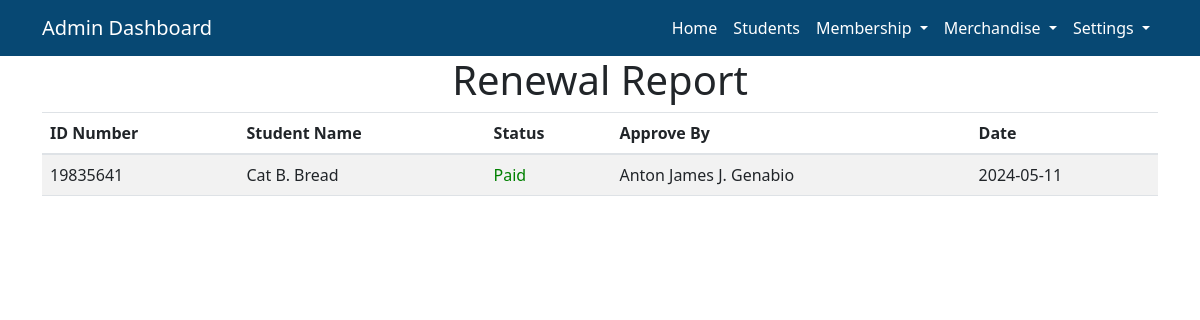
The app's page /Admin/AdminRenewalReport.php (signed in) with its own data.
### tables this page shows
CREATE TABLE `renewal` (
  `renewal_id` int(11) NOT NULL,
  `id_number` int(11) NOT NULL,
  `status` varchar(20) NOT NULL,
  `admin_name` varchar(50) NOT NULL,
  `renewal_date` varchar(10) NOT NULL
);

CREATE TABLE `students` (
  `id_number` int(10) NOT NULL,
  `rfid` varchar(20) NOT NULL,
  `first_name` varchar(20) NOT NULL,
  `middle_name` varchar(20) NOT NULL,
  `last_name` varchar(20) NOT NULL,
  `email` varchar(50) NOT NULL,
  `course` varchar(5) NOT NULL,
  `year` int(11) NOT NULL,
  `password` varchar(150) NOT NULL,
  `status` varchar(5) NOT NULL,
  `membership` varchar(20) NOT NULL
);

### Backend/BackendAdmin.php (called while the page is built, shortened)
<?php
function renewalReport(){
    $db = Database::getInstance();
    $conn = $db->getConnection();
    $sql = "SELECT students.id_number , students.first_name, students.middle_name, students.last_name , renewal.admin_name , renewal.renewal_date  FROM students inner join renewal on students.id_number = renewal.id_number WHERE renewal.status = 'Paid'";
    $resultReport = mysqli_query($conn, $sql);
    if(mysqli_num_rows($resultReport) > 0)
        {
          $reportSub = [];
          while($row = mysqli_fetch_array($resultReport)) {
              $reportSub[] = $row;
          }
        }
        return $reportSub;
}
?>

### Admin/AdminRenewalReport.php (the view, shortened to what this page needs)
<?php
     require '../Controller/apiAdmin.php';
     $reportSub = renewalReport();
?>
<!DOCTYPE html>
<html lang="en">
<head>
</head>
<body>
<h1 class="text-center">Renewal Report</h1>
<div class="container">
<table id="example" class="table table-striped table-hover display compact " style="width:100%; overflow:auto">
    <thead >
        <tr>
            <th >ID Number</th>
            <th >Student Name</th>
            <th >Status</th>
            <th >Approve By</th>
            <th >Date</th>
        </tr>
    </thead>
    <tbody>
        <?php foreach ($reportSub as $person): ?>
            <tr>
                <td><?php echo $person['id_number']; ?></td>
                <td><?php echo $person['first_name']." ".$person['middle_name'].". ".$person['last_name']; ?></td>
                <td style="color:green">Paid</td>
                <td><?php echo $person['admin_name']; ?></td>
                <td><?php echo $person['renewal_date']; ?></td>
            </tr>
        <?php endforeach; ?>
    </tbody>
</table>
</div>
</body>
</html>

### records on screen
renewal: id_number.id_number "19835641", id_number.first_name "Cat", id_number.middle_name "B", id_number.last_name "Bread", admin_name "Anton James J. Genabio", renewal_date "2024-05-11"
